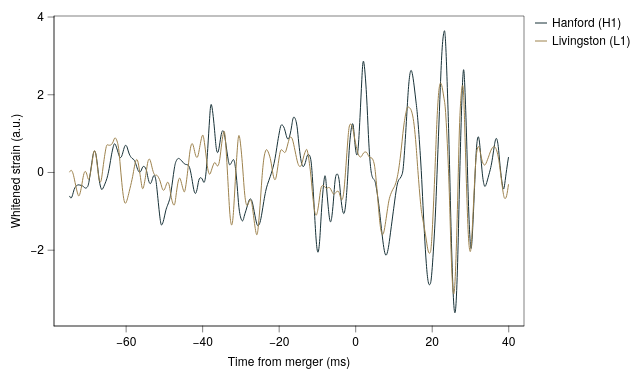

This figure's Vega-Lite source:
### Vega-Lite specification from a JSON file in a GitHub repository (floating-point values rounded to 4 significant figures; data arrays with more than 128 entries replaced by an {"elided": "..."} marker saying what was removed)
{"background": null, "config": {"arc": {"fill": "#DBDBDB", "fillOpacity": 1.0, "innerRadius": 38.75, "padAngle": 0.03, "stroke": "black", "strokeOpacity": 1, "strokeWidth": 0.25}, "area": {"fill": "#DBDBDB", "fillOpacity": 1.0, "stroke": "black", "strokeOpacity": 1, "strokeWidth": 0.25}, "axis": {"domain": true, "domainCap": "round", "domainColor": "black", "domainWidth": 0.25, "grid": false, "gridCap": "round", "gridColor": "#F1F1F1", "gridDash": [0, 0], "gridOpacity": 1.0, "gridWidth": 0.25, "labelColor": "black", "labelFont": "Helvetica Neue, HelveticaNeue, Helvetica, Arial, sans-serif", "labelFontSize": 6, "labelFontStyle": "normal", "labelFontWeight": 400, "offset": 0, "ticks": true, "tickCap": "round", "tickColor": "black", "tickRound": false, "tickSize": 3.0, "tickWidth": 0.25, "titleColor": "black", "titleFont": "Helvetica Neue, HelveticaNeue, Helvetica, Arial, sans-serif", "titleFontSize": 6, "titleFontStyle": "normal", "titleFontWeight": 400}, "axisX": {"domain": true, "labelAlign": "center", "labelAngle": 0, "labels": true, "ticks": true, "translate": 0}, "axisY": {"domain": true, "labelAlign": "right", "labelAngle": 0, "labels": true, "ticks": true, "translate": 0}, "axisRight": {"domain": true, "labelAlign": "left", "labelAngle": 0, "labels": true, "ticks": true, "translate": 0}, "axisTop": {"domain": true, "labelAlign": "center", "labelAngle": 0, "labels": true, "ticks": true, "translate": 0}, "axisBand": {"tickOffset": 0}, "bar": {"fill": "#DBDBDB", "fillOpacity": 1.0, "stroke": "black", "strokeOpacity": 1, "strokeWidth": 0.25}, "boxplot": {"size": 13.95, "ticks": {"cornerRadius": 0.25, "fill": "black", "opacity": 1, "size": 6.975, "thickness": 0.25}, "box": {"fillOpacity": 1.0, "stroke": "black", "strokeOpacity": 1, "strokeWidth": 0.25}, "median": {"cornerRadius": 0, "fill": "black", "fillOpacity": 1.0, "opacity": 1, "size": 13.95, "thickness": 0.25}, "rule": {"fill": "black", "fillOpacity": 1.0, "size": 15.5, "stroke": "black", "strokeDash": [0, 0], "strokeOpacity": 1, "strokeWidth": 0.25}, "outliers": {"color": "black", "fill": "black", "fillOpacity": 1.0, "size": 0, "stroke": "black", "strokeOpacity": 1, "strokeWidth": 0.25}}, "circle": {"fill": "black", "fillOpacity": 1.0, "size": 1.938, "stroke": null, "strokeOpacity": 1, "strokeWidth": 0.25}, "errorband": {"band": {"fillOpacity": 0.6, "stroke": null, "strokeWidth": 0.25, "strokeOpacity": 1}, "borders": {"opacity": 0, "strokeOpacity": 1, "strokeWidth": 0.25}}, "errorbar": {"opacity": 1, "rule": {"strokeDash": [0, 0], "strokeWidth": 0.25}, "ticks": {"color": "black", "cornerRadius": 0.125, "opacity": 1, "size": 9.3, "thickness": 0.25}, "thickness": 0.25}, "font": "Helvetica Neue, HelveticaNeue, Helvetica, Arial, sans-serif", "geoshape": {"fill": "#DBDBDB", "fillOpacity": 1.0, "stroke": "black", "strokeOpacity": 1, "strokeWidth": 0.25}, "header": {"labelColor": "black", "labelFont": "Helvetica Neue, HelveticaNeue, Helvetica, Arial, sans-serif", "labelFontSize": 6, "labelFontStyle": "normal", "labelFontWeight": 400, "titleColor": "black", "titleFont": "Helvetica Neue, HelveticaNeue, Helvetica, Arial, sans-serif", "titleFontSize": 6, "titleFontStyle": "normal", "titleFontWeight": 400, "titlePadding": 0}, "legend": {"disable": false, "offset": 4.5, "titlePadding": 4, "labelOffset": 2, "gradientLabelOffset": 2, "columnPadding": 4, "rowPadding": 2, "gradientThickness": 5, "gradientOpacity": 1.0, "gradientStrokeColor": "black", "gradientStrokeWidth": 0.25, "labelColor": "black", "labelFont": "Helvetica Neue, HelveticaNeue, Helvetica, Arial, sans-serif", "labelFontSize": 6, "labelFontStyle": "normal", "labelFontWeight": 400, "strokeColor": "black", "strokeWidth": 0, "symbolSize": 36, "symbolStrokeColor": "black", "symbolStrokeWidth": 0.25, "titleColor": "black", "titleFont": "Helvetica Neue, HelveticaNeue, Helvetica, Arial, sans-serif", "titleFontSize": 6, "titleFontStyle": "normal", "titleFontWeight": 400}, "line": {"color": "black", "stroke": "black", "strokeCap": "butt", "strokeDash": [0, 0], "strokeOpacity": 1, "strokeWidth": 0.5}, "point": {"filled": true, "fill": "#DBDBDB", "fillOpacity": 1.0, "size": 7.75, "stroke": "black", "strokeOpacity": 1, "strokeWidth": 0.25}, "range": {"category": ["#9D9D9D", "#28287D", "#004225", "#47266F", "#00605D", "#DBDBDB", "#7983C1", "#6E927B", "#937FB4", "#699A97"], "diverging": {"scheme": ["#4F4265", "#6A5C82", "#85789D", "#A196B7", "#BDB5CE", "#D8D6DD", "#F6F6F6", "#CED8D7", "#9DBFBD", "#75A3A0", "#518683", "#326967", "#164D4B"]}, "heatmap": {"scheme": ["#440154", "#472270", "#433E82", "#38598C", "#2C728E", "#238A8D", "#24A086", "#39B578", "#5DC862", "#96D646", "#CAE02D", "#FDE724"]}, "ordinal": {"scheme": ["#F1F1F1", "#DBDBDB", "#C6C6C6", "#B2B2B2", "#9D9D9D", "#898989", "#767676", "#636363", "#515151", "#404040", "#2F2F2F", "#1F1F1F"]}, "ramp": {"scheme": ["#440154", "#472270", "#433E82", "#38598C", "#2C728E", "#238A8D", "#24A086", "#39B578", "#5DC862", "#96D646", "#CAE02D", "#FDE724"]}}, "rule": {"color": "black", "stroke": "black", "strokeCap": "round", "strokeDash": [2, 2], "strokeOpacity": 1, "strokeWidth": 0.25}, "scale": {"barBandPaddingInner": 0.1, "rectBandPaddingInner": 0, "tickBandPaddingInner": 0.1, "bandPaddingOuter": 0.1, "bandWithNestedOffsetPaddingInner": 0.2, "bandWithNestedOffsetPaddingOuter": 0.2, "offsetBandPaddingInner": 0, "offsetBandPaddingOuter": 0, "continuousPadding": 7.75, "round": false}, "rect": {"fill": "#DBDBDB", "fillOpacity": 1.0, "stroke": "black", "strokeOpacity": 1, "strokeWidth": 0.25}, "square": {"fill": "#DBDBDB", "fillOpacity": 1.0, "size": 15.5, "stroke": "black", "strokeOpacity": 1, "strokeWidth": 0.25}, "text": {"color": "black", "font": "Helvetica Neue, HelveticaNeue, Helvetica, Arial, sans-serif", "fontSize": 6, "fontStyle": "normal", "fontWeight": 400}, "tick": {"color": "black", "cornerRadius": 0.125, "opacity": 1.0, "size": 13.95, "thickness": 0.25}, "title": {"anchor": "middle", "frame": "group", "color": "black", "font": "Helvetica Neue, HelveticaNeue, Helvetica, Arial, sans-serif", "fontSize": 6, "fontStyle": "normal", "fontWeight": 400, "subtitleColor": "black", "subtitleFont": "Helvetica Neue, HelveticaNeue, Helvetica, Arial, sans-serif", "subtitleFontSize": 6, "subtitleFontStyle": "normal", "subtitleFontWeight": 400}, "trail": {"color": "black", "opacity": 1, "size": 0.5}, "view": {"continuousWidth": 235, "continuousHeight": 155, "discreteWidth": 235, "discreteHeight": 155, "fill": null, "stroke": "black", "strokeWidth": 0.25}}, "data": {"name": "data-59e004421c9bed9b8a89789085d7d6d0"}, "mark": {"type": "line", "interpolate": "natural"}, "encoding": {"color": {"field": "detector", "scale": {"domain": ["Hanford (H1)", "Livingston (L1)"], "range": ["#173137", "#9D824D"]}, "sort": ["Hanford (H1)", "Livingston (L1)"], "title": null, "type": "nominal"}, "x": {"field": "t", "scale": {"domain": [-74.8, 39.94], "nice": false}, "title": "Time from merger (ms)", "type": "quantitative"}, "y": {"field": "strain", "title": "Whitened strain (a.u.)", "type": "quantitative", "scale": {"nice": false}}}, "$schema": "https://vega.github.io/schema/vega-lite/v6.4.1.json", "datasets": {"data-59e004421c9bed9b8a89789085d7d6d0": {"elided": "440 records"}}}
